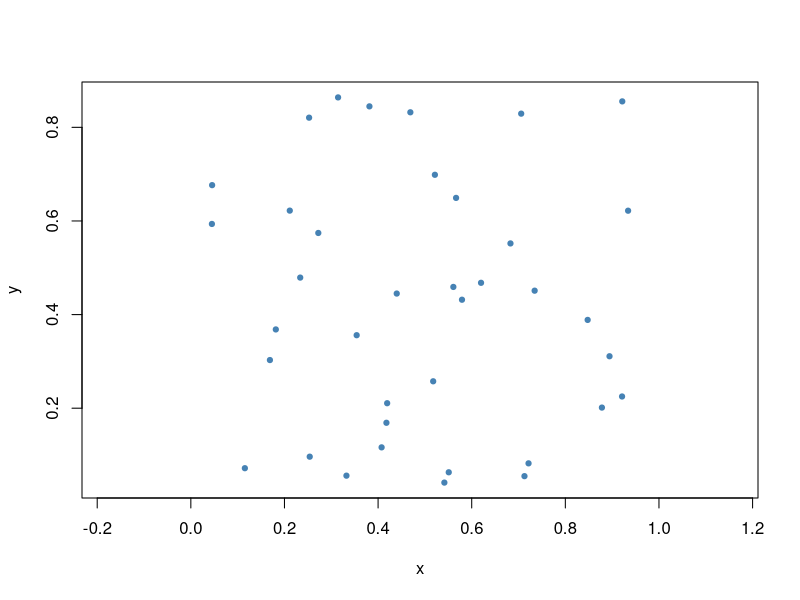

Generate this figure with R:
# StatAtlas · Parte VIII unificata · moran
# Snapshot dei punti modificati sulla mappa. Coordinate normalizzate, non geografiche.
d <- data.frame(
  x = c(
    0.6827795932069421, 0.1689287610445172, 0.5509394891653211, 0.4689321105740965, 0.2723010844644159, 0.04545859627425670,
    0.2526350432075560, 0.1815284214913845, 0.5415881438273937, 0.3323985307104885, 0.3542333838436753, 0.2539576778374613,
    0.4193861516285687, 0.4178182986099273, 0.04499975547194481, 0.8781293170992286, 0.7126924201566727, 0.5792264589574189,
    0.2336516994144768, 0.7344374129176140, 0.3815056578814983, 0.4398295227624476, 0.1154002866987139, 0.8943598232138903,
    0.5176863444782793, 0.9340650239400566, 0.9216076325625182, 0.5213290626276285, 0.7213913143053652, 0.9211694806721062,
    0.3145410623587668, 0.5607897102832795, 0.4075108408648521, 0.6199226535297930, 0.5665881824214012, 0.8476756048575045,
    0.7056883676256985, 0.2113550627417863
  ),
  y = c(
    0.5520080654136837, 0.3028654417395591, 0.06312065835110843, 0.8321298302896322, 0.5743418303132057, 0.6765166646894069,
    0.8206498652789742, 0.3682645696215331, 0.04110180467367172, 0.05590620546601713, 0.3559636959619820, 0.09645932149142028,
    0.2106712030060590, 0.1688743872381747, 0.5935997104085983, 0.2013337612338364, 0.05486463286913931, 0.4317529541254044,
    0.4790240996796638, 0.4510829374939203, 0.8447961322311313, 0.4449258344154805, 0.07184975914657116, 0.3110009934287518,
    0.2574847109429538, 0.6219105811044574, 0.8554456605762244, 0.6986423835530877, 0.08222461795434356, 0.2250457484647632,
    0.8639268547203393, 0.4590673458483070, 0.1163646279741079, 0.4678873906750232, 0.6492531578149647, 0.3886220281664282,
    0.8292293080314994, 0.6220822724048048
  ),
  z = c(
    0.007723839179605410, -0.1077909836159475, -0.05890424276907207, 0.09088845138356005, 0.6987362854647864, -0.01134184341190997,
    1.334139460018990, -0.09922616309546896, -0.03009049706463338, -0.04756231950094886, -0.04118003591488394, -0.07305885740298211,
    -0.03922463725658659, -0.03523060838550666, -0.1413381703748259, -0.7930703549856157, -0.2706828562759303, -0.1498277442307077,
    0.03089736800520995, -0.3760695763079601, 0.3926643658142226, -0.01734149497138077, -0.1392028994877872, -0.6473868418000133,
    -0.2056672536375556, 0.1891121312430786, 0.1730943293147989, 0.05440486113156720, -0.4727565687111518, -0.4110405549547253,
    0.5949957095379922, -0.06577178073952308, -0.03094224462387889, -0.1276818967572444, 0.02697846825098679, -0.5913106127313534,
    0.05937071203080177, 1.250248802116674
  ),
  X = c(
    0.000000000000000, 0.000000000000000, 0.000000000000000, 0.000000000000000, 0.000000000000000, 0.000000000000000,
    0.000000000000000, 0.000000000000000, 0.000000000000000, 0.000000000000000, 0.000000000000000, 0.000000000000000,
    0.000000000000000, 0.000000000000000, 0.000000000000000, 0.000000000000000, 0.000000000000000, 0.000000000000000,
    0.000000000000000, 0.000000000000000, 0.000000000000000, 0.000000000000000, 0.000000000000000, 0.000000000000000,
    0.000000000000000, 0.000000000000000, 0.000000000000000, 0.000000000000000, 0.000000000000000, 0.000000000000000,
    0.000000000000000, 0.000000000000000, 0.000000000000000, 0.000000000000000, 0.000000000000000, 0.000000000000000,
    0.000000000000000, 0.000000000000000
  )
)
plot(d$x,d$y,asp=1,pch=19,cex=.7,col="steelblue",xlab="x",ylab="y")
# k vicini più prossimi, normalizzati per riga; ordine di vicinanza non simmetrico.
k <- 4L
D <- as.matrix(dist(as.matrix(d[,c("x","y")])))
diag(D) <- Inf
W <- matrix(0,nrow(d),nrow(d))
for (i in seq_len(nrow(d))) { idx <- order(D[i,], seq_len(nrow(d)))[seq_len(k)]; W[i,idx] <- 1/k }
moran <- function(z,W) { z <- z-mean(z); if(sum(z^2)<1e-12) return(NA_real_); length(z)/sum(W)*as.numeric(crossprod(z,W%*%z))/sum(z^2) }
cat("Moran I=",moran(d$z,W),"; E[I|permutazione]=",-1/(nrow(d)-1),"\n")
